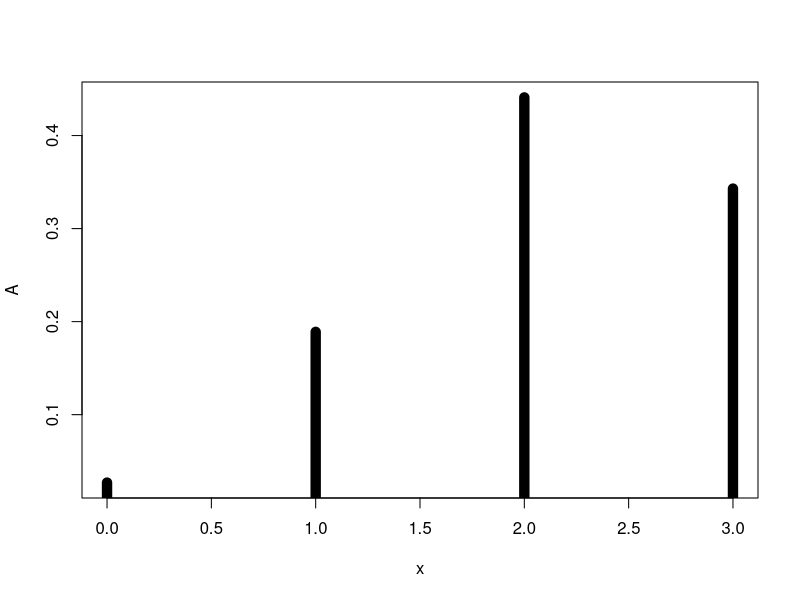
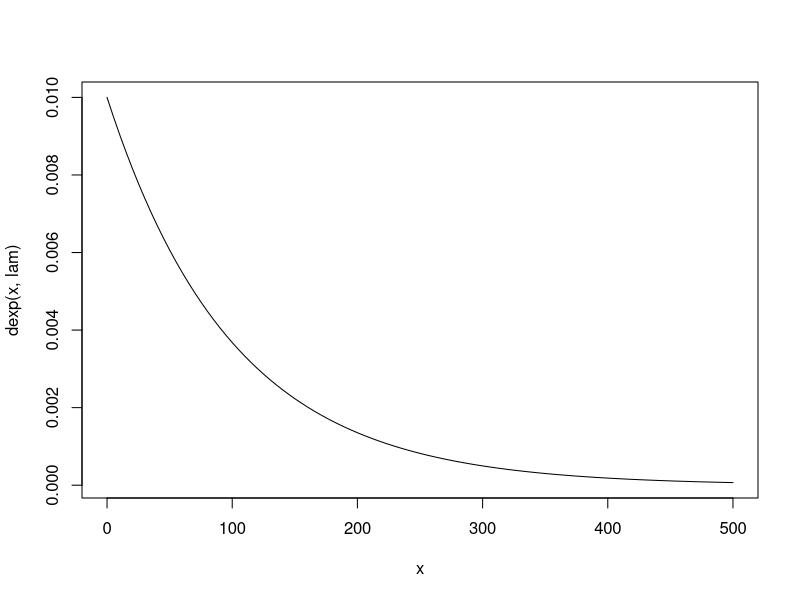
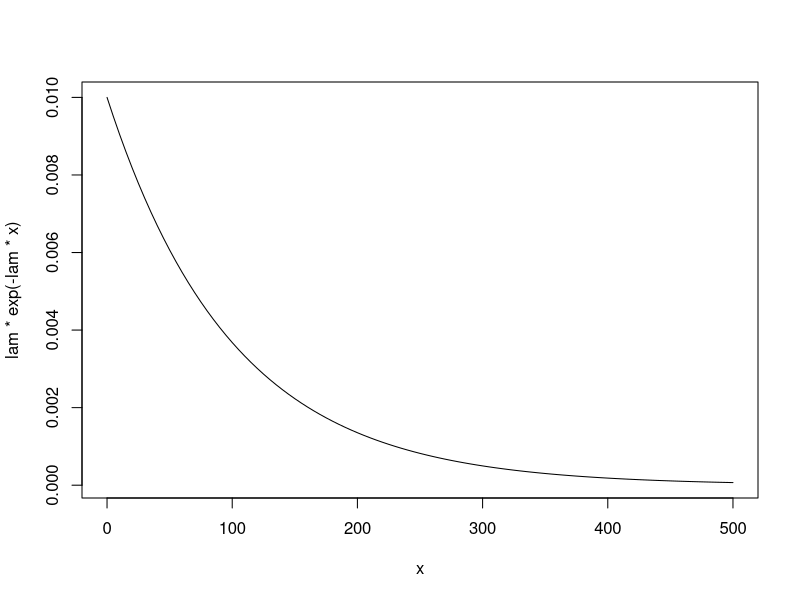
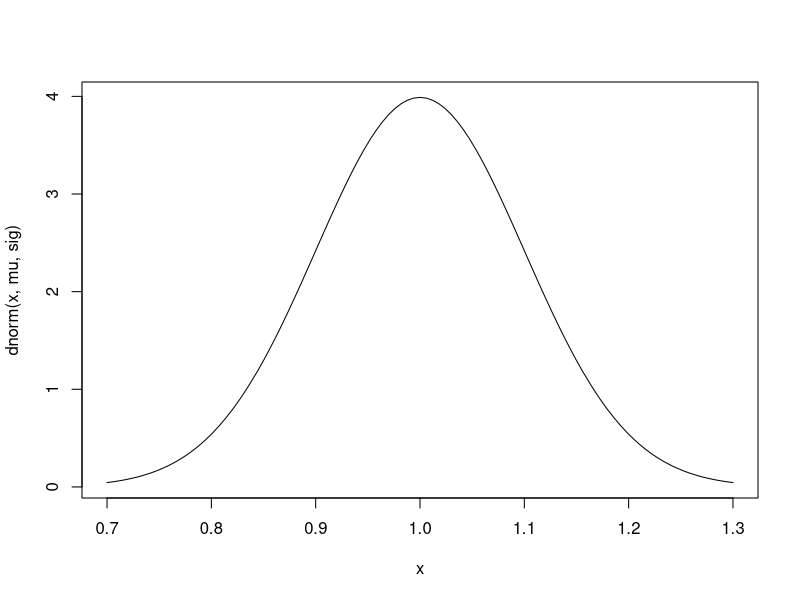
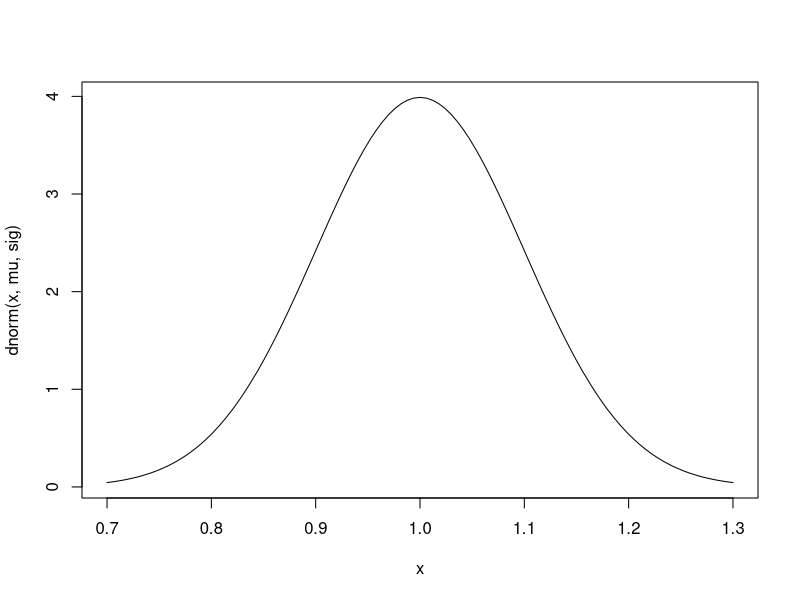
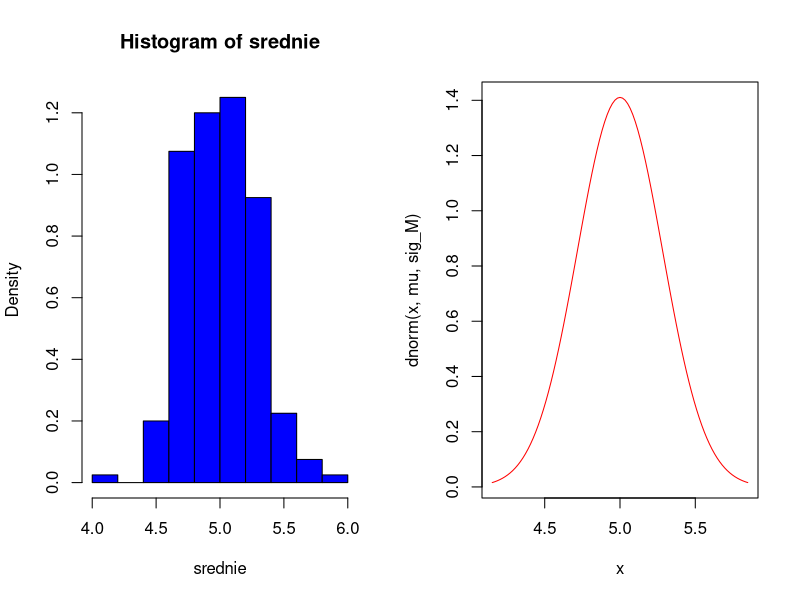
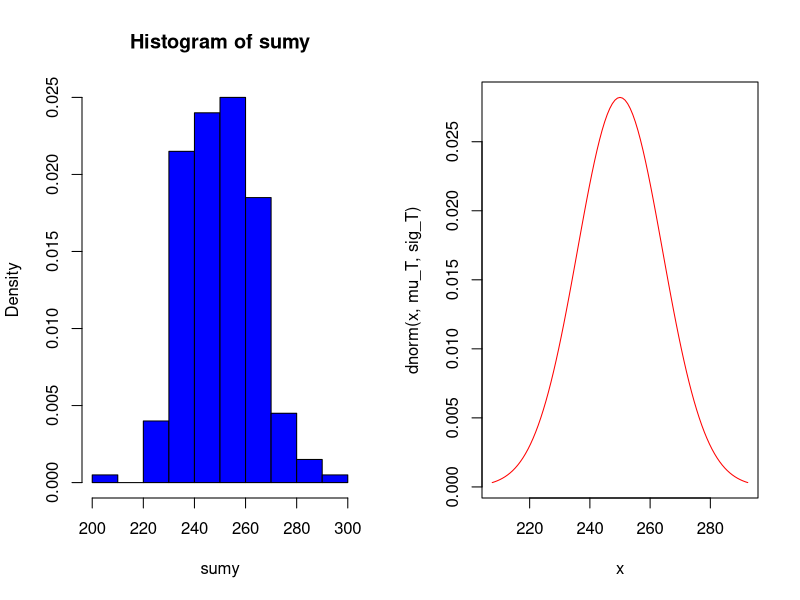

These figures' R source, in order:
#TRIKI NA OSTATNIM SLAJDZIE W2
# W wykładniczym z podaną średnią:
mean = 5.3
lambda = 1 / mean


# A - liczba samochodów zespsutą klimatyzacją
# A ~ bin(10, 0.3) / A ∼ Exp(0,01) / A ∼ N(0.13, 0.005)

#Prawdopodobieństwo że dokładnie X ... jest równe
#Prawdopodobieństwo że co najmniej X ... jest równe
#Prawdopodobieństwo że mniej niż X ... jest równe

#-------------- ROZKŁAD DWUMIANOWY --------------
n=3
x=0:n
p=0.7

dbinom(1,n,p) #prawdopodobieństwo że 1 będzie spełniony P(A=1)
A=dbinom(x,n,p) #rozkład dwumianowy zmiennej A
print(A)
pbinom(2, n, p) #dystrybuanta dla 2 P(A<=2)
rbind(x,A)

expect=sum(x*A) #wartość oczekiwana
expect = n*p #to samo innym wzorem
print(expect)
#przecietnie mozemy spodziewac sie, ze 2 żarówki przekroczą zywotnosc 500 godzin 

variance=sum(x^2*A)-expect^2 #wariancja
print(variance)

std=sqrt(variance) #odchylenie standardowe
print(std)
#przeciętnie mozemy spodziewac się odchylenia od średniej o 1 żarówkę

rbinom(5,n,p) #losowa obserwacja - losowe wyniki eksperymentu

plot(x,A,type="h", lwd=10) # wykres rozkładu dyskretnego-
#-------------- ROZKŁAD WYKŁADNICZY -------------
rm(x)
lam=0.01
curve(dexp(x, lam), 0, 500) #wykresik
curve(lam*exp(-lam*x),0,500)
# lam*exp(-lam*x) = dexp(x, lam)

f=function(x){lam*exp(-lam*x)} #deklarowanie funkcji gęstości
integrate(f, 0, 50) # prawdopodobieństwo że rysa zostanie
#znaleziona na kolejnych 50 cm taśmy

#policzenie tego samego co wyżej XD
lam=0.01
pexp(50,lam) #P(X<=50)

#wartość oczekiwana (w funkcji trzeba dopisać x*) i zrobić całkę od 0 do nieskończoniści
f=function(x){x*lam*exp(-lam*x)}
expect=integrate(f, 0, Inf)
print(expect)

#wariancja ???
f=function(x){(x^2)*lam*exp(-lam*x)}
variance=integrate(f, 0, Inf)$value-expect$value^2
print(variance)


#-------------- ROZKŁAD NORMALNY ------------------------------------
# x ~ N(1, 0.001)
# P(X<1.0015)=F(1.0015)
mu = 1 # µ - średnia/wartość oczekiwana
sig = 0.1 # σ - odchylenie standardowe

curve(dnorm(x, mu, sig), 0.70, 1.3) #wykresik
curve(dnorm(x,mu,sig),mu-3*sig,mu+3*sig) #99,7% obserwacji znajduje sie w przedziale

pnorm(1.0015,mu,sig) #P(X<=1.0015)

# P(X>0.9995)=1-F(0.9995)
1-pnorm(0.9995,mu,sig)

# P(0.9998<X<1,0004)=F(1.0004)-F(0.9998)
pnorm(1.0004,mu,sig)-pnorm(0.9998,mu,sig)

#-------------- PZRYBLIŻENIE ROZK. DWUM. ROZK. NORM. -------
p=0.25
n=100
x=0:n
pbinom(15, n, p) #P(X<15) 
#Przybliżenie 
mu=n*p
sig=sqrt(n*p*(1-p))
pnorm(15,mu,sig) #P(X<15)
#-------------- ROZKŁAD ŚREDNIEJ I SUMY(CAŁKOWITA...) -----
mu = 200
sig = 10
n=25
#avg (srednia) ma rozkład N z parametrami mu i sig/sqrt(n)
# Dbar ~ norm(mu, sig/sqrt(n))
pnorm(202,mu,sig/sqrt(n)) - pnorm(199,mu,sig/sqrt(n)) #P(199<avg(X)<202)

#T = X1+X2+...+X25, T ma rozklad normalny N z parametrami n*mu i sqrt(n)*sig 
#T ~ norm(n*mu, sqrt(n)*sig)
pnorm(5100, n*mu,sqrt(n)*sig) #P(T<=5100)

#-------------- PROPORCJA POPULACYJNA / PRAWD. SUKCESU -----
# Jeżeli 25% konsumentów rzeczywiście zna nowy produkt, to jakie
# jest prawdopodobieństwo, że nie więcej niż 232 losowo wybranych
# konsumentów spośród 1000 zna produkt?
p = 0.25
n = 1000
T = 232 #liczba sukcesów w próbie
pnorm(T/n, p, sqrt(p*(1-p)/n))

#-------------- GENEROWANIE DANYCH ŚREDNIJ I SUMY ----
mu = 5
sig = 2
n = 50

srednie = 1:200
sumy = 1:200
for (i in 1:length(srednie)) {
  sample = rnorm(50, mu, sig)
  srednie[i] = mean(sample)
  sumy[i] = sum(sample)
}

par(mfrow = c(1,2))

# mean
hist(srednie, freq = F, col="Blue")
sig_M = sig / sqrt(n)
curve(dnorm(x, mu, sig_M), mu - sig_M * 3, mu + sig_M * 3, col="Red", add=T)

# T
hist(sumy, freq = F, col="Blue")
mu_T = mu * n
sig_T = sig * sqrt(n)
curve(dnorm(x, mu_T, sig_T), mu_T - sig_T * 3, mu_T + sig_T * 3, col="Red", add=T)

